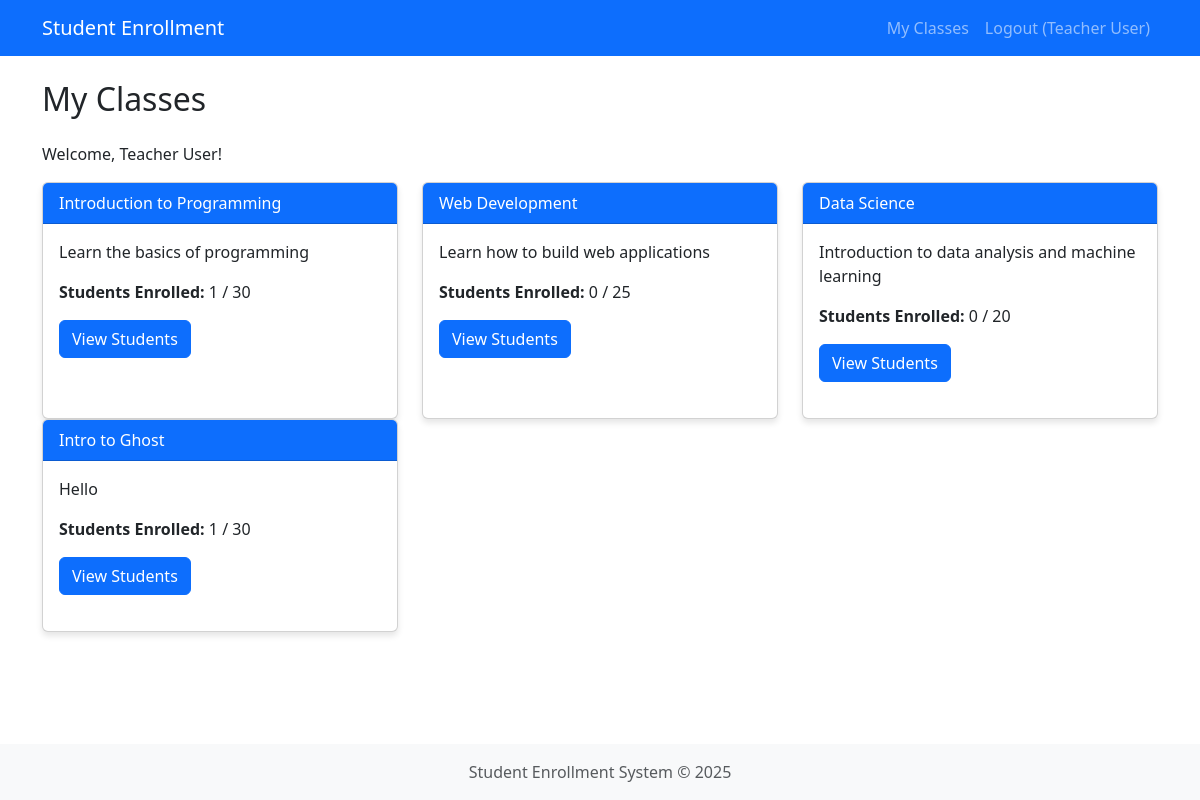
Before: /teacher/dashboard (signed in) with the older database file.
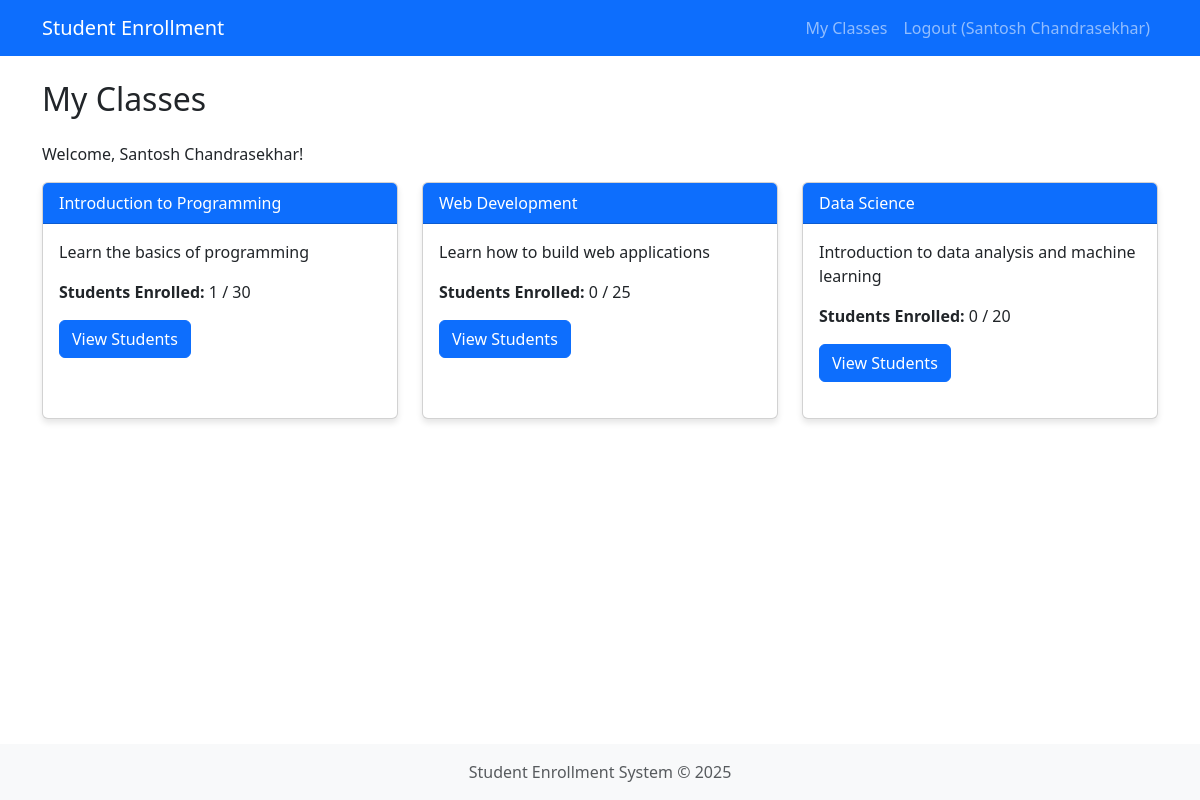
After: the same page with the newer database file.
### app.py (models this page shows, shortened)
class User(db.Model, UserMixin):
    id = db.Column(db.Integer, primary_key=True)
    email = db.Column(db.String(100), unique=True, nullable=False)
    name = db.Column(db.String(100), nullable=False)
    password = db.Column(db.String(200), nullable=False)
    role_id = db.Column(db.Integer, db.ForeignKey('role.id'), nullable=False)
    created_at = db.Column(db.DateTime, default=datetime.now)
    courses_teaching = db.relationship('Course', backref='teacher', lazy=True,
                                      cascade="all, delete-orphan")
    enrollments = db.relationship('Enrollment', backref='student', lazy=True,
                                 cascade="all, delete-orphan",
                                 primaryjoin="User.id==Enrollment.student_id")

class Course(db.Model):
    id = db.Column(db.Integer, primary_key=True)
    name = db.Column(db.String(100), nullable=False)
    description = db.Column(db.Text, nullable=True)
    capacity = db.Column(db.Integer, default=30)
    teacher_id = db.Column(db.Integer, db.ForeignKey('user.id'), nullable=True)
    created_at = db.Column(db.DateTime, default=datetime.now)
    enrollments = db.relationship('Enrollment', backref='course', lazy=True, cascade="all, delete-orphan")
    def get_enrollment_count(self):
        return Enrollment.query.filter_by(course_id=self.id).count()

### app.py (the view)
@app.route('/teacher/dashboard')
@login_required
@role_required('teacher')
def teacher_dashboard():
    courses = Course.query.filter_by(teacher_id=current_user.id).all()
    return render_template('teacher/dashboard.html', courses=courses)

### app.py (called while the page is built)
@login_manager.user_loader
def load_user(user_id):
    return User.query.get(int(user_id))

def role_required(role_name):
    def decorator(f):
        @wraps(f)
        def decorated_function(*args, **kwargs):
            if not current_user.is_authenticated:
                return redirect(url_for('login'))
            if not current_user.role or current_user.role.name != role_name:
                flash('You do not have permission to access this page.', 'danger')
                return redirect(url_for('dashboard'))
            return f(*args, **kwargs)
        return decorated_function
    return decorator

### templates/teacher/dashboard.html (shortened to what this page needs)
{% extends 'base.html' %}
{% block content %}
<h2 class="mb-4">My Classes</h2>
<p>Welcome, {{ current_user.name }}!</p>
{% if courses %}
    <div class="row">
        {% for course in courses %}
            <div class="col-md-4">
                <div class="card h-100">
                    <div class="card-header bg-primary text-white">
                        {{ course.name }}
                    </div>
                    <div class="card-body">
                        <p>{{ course.description }}</p>
                        <p><strong>Students Enrolled:</strong> {{ course.get_enrollment_count() }} / {{ course.capacity }}</p>
                        <a href="{{ url_for('teacher_course_detail', course_id=course.id) }}" class="btn btn-primary">View Students</a>
                    </div>
                </div>
            </div>
        {% endfor %}
    </div>
{% else %}
    <div class="alert alert-info">
        You are not teaching any courses yet.
    </div>
{% endif %}
{% endblock %}

### templates/base.html (shortened to what this page needs)
<!DOCTYPE html>
<html lang="en">
<head>
    <link href="https://cdn.jsdelivr.net/npm/bootstrap@5.3.0-alpha1/dist/css/bootstrap.min.css" rel="stylesheet">
</head>
<body>
    <nav class="navbar navbar-expand-lg navbar-dark bg-primary">
        <div class="container">
            <a class="navbar-brand" href="{{ url_for('dashboard') }}">Student Enrollment</a>
            <div class="collapse navbar-collapse" id="navbarNav">
                <ul class="navbar-nav ms-auto">
                    {% if current_user.is_authenticated %}
                        {% if current_user.role %}
                            {% if current_user.role.name == 'student' %}
                                <li class="nav-item">
                                    <a class="nav-link" href="{{ url_for('student_dashboard') }}">My Courses</a>
                                </li>
                                <li class="nav-item">
                                    <a class="nav-link" href="{{ url_for('student_courses') }}">Available Courses</a>
                                </li>
                            {% elif current_user.role.name == 'teacher' %}
                                <li class="nav-item">
                                    <a class="nav-link" href="{{ url_for('teacher_dashboard') }}">My Classes</a>
                                </li>
                            {% elif current_user.role.name == 'admin' %}
                                <li class="nav-item">
                                    <a class="nav-link" href="{{ url_for('admin.index') }}">Admin Panel</a>
                                </li>
                            {% endif %}
                        {% endif %}
                        <li class="nav-item">
                            <a class="nav-link" href="{{ url_for('logout') }}">Logout ({{ current_user.name }})</a>
                        </li>
                    {% endif %}
                </ul>
            </div>
        </div>
    </nav>
    <main class="container py-4">
        {% block content %}{% endblock %}
    </main>
    <footer class="text-center text-muted">
        <div class="container">
            <p class="mb-0">Student Enrollment System &copy; 2025</p>
        </div>
    </footer>
</body>
</html>

Changed rows visible on the page:
removed Course: name "Intro to Ghost", description "Hello", get_enrollment_count "1", capacity "30"
changed User: name "Teacher User" → "Santosh Chandrasekhar"
